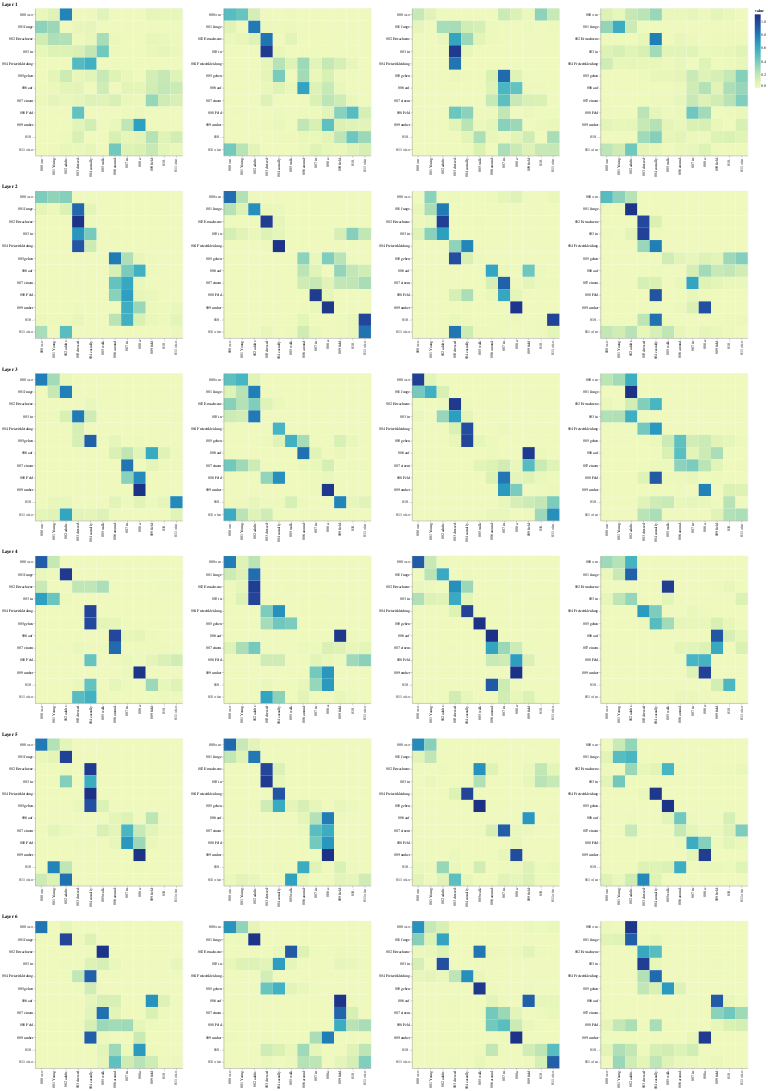

Notebook code cell kept with this figure:
### Code cell
# %% [markdown]
# ## Decoder Src Attention


# %% tags=[]
def viz_decoder_src():
    model, example_data = run_model_example(n_examples=1)
    example = example_data[len(example_data) - 1]

    layer_viz = [
        visualize_layer(
            model,
            layer,
            get_decoder_src,
            max(len(example[1]), len(example[2])),
            example[1],
            example[2],
        )
        for layer in range(6)
    ]
    return alt.hconcat(
        layer_viz[0]
        & layer_viz[1]
        & layer_viz[2]
        & layer_viz[3]
        & layer_viz[4]
        & layer_viz[5]
    )


viz_decoder_src()

### Figure 1 — Vega-Lite specification as saved in the notebook (floating-point values rounded to 4 significant figures; data arrays with more than 128 entries replaced by an {"elided": "..."} marker saying what was removed)
{"config": {"view": {"continuousWidth": 300, "continuousHeight": 300}}, "hconcat": [{"vconcat": [{"hconcat": [{"data": {"name": "data-17add083ee0e337ee8dc21faf7316bf2"}, "mark": {"type": "rect"}, "encoding": {"color": {"field": "value", "type": "quantitative"}, "tooltip": [{"field": "row", "type": "quantitative"}, {"field": "column", "type": "quantitative"}, {"field": "value", "type": "quantitative"}, {"field": "row_token", "type": "nominal"}, {"field": "col_token", "type": "nominal"}], "x": {"axis": {"title": ""}, "field": "col_token", "type": "nominal"}, "y": {"axis": {"title": ""}, "field": "row_token", "type": "nominal"}}, "height": 400, "name": "view_49", "width": 400}, {"data": {"name": "data-bae6bda1004754ece5fdcd12d287e720"}, "mark": {"type": "rect"}, "encoding": {"color": {"field": "value", "type": "quantitative"}, "tooltip": [{"field": "row", "type": "quantitative"}, {"field": "column", "type": "quantitative"}, {"field": "value", "type": "quantitative"}, {"field": "row_token", "type": "nominal"}, {"field": "col_token", "type": "nominal"}], "x": {"axis": {"title": ""}, "field": "col_token", "type": "nominal"}, "y": {"axis": {"title": ""}, "field": "row_token", "type": "nominal"}}, "height": 400, "name": "view_50", "width": 400}, {"data": {"name": "data-f7ae0d921e1e9350cdce59e994e6bee6"}, "mark": {"type": "rect"}, "encoding": {"color": {"field": "value", "type": "quantitative"}, "tooltip": [{"field": "row", "type": "quantitative"}, {"field": "column", "type": "quantitative"}, {"field": "value", "type": "quantitative"}, {"field": "row_token", "type": "nominal"}, {"field": "col_token", "type": "nominal"}], "x": {"axis": {"title": ""}, "field": "col_token", "type": "nominal"}, "y": {"axis": {"title": ""}, "field": "row_token", "type": "nominal"}}, "height": 400, "name": "view_51", "width": 400}, {"data": {"name": "data-39033fd9c54bb581c451f1adaaecaabb"}, "mark": {"type": "rect"}, "encoding": {"color": {"field": "value", "type": "quantitative"}, "tooltip": [{"field": "row", "type": "quantitative"}, {"field": "column", "type": "quantitative"}, {"field": "value", "type": "quantitative"}, {"field": "row_token", "type": "nominal"}, {"field": "col_token", "type": "nominal"}], "x": {"axis": {"title": ""}, "field": "col_token", "type": "nominal"}, "y": {"axis": {"title": ""}, "field": "row_token", "type": "nominal"}}, "height": 400, "name": "view_52", "width": 400}]}, {"vconcat": [{"hconcat": [{"data": {"name": "data-f761990f1cbd5b8880979de6aa2896c2"}, "mark": {"type": "rect"}, "encoding": {"color": {"field": "value", "type": "quantitative"}, "tooltip": [{"field": "row", "type": "quantitative"}, {"field": "column", "type": "quantitative"}, {"field": "value", "type": "quantitative"}, {"field": "row_token", "type": "nominal"}, {"field": "col_token", "type": "nominal"}], "x": {"axis": {"title": ""}, "field": "col_token", "type": "nominal"}, "y": {"axis": {"title": ""}, "field": "row_token", "type": "nominal"}}, "height": 400, "name": "view_53", "width": 400}, {"data": {"name": "data-e6cb3946948c959b031613270465f519"}, "mark": {"type": "rect"}, "encoding": {"color": {"field": "value", "type": "quantitative"}, "tooltip": [{"field": "row", "type": "quantitative"}, {"field": "column", "type": "quantitative"}, {"field": "value", "type": "quantitative"}, {"field": "row_token", "type": "nominal"}, {"field": "col_token", "type": "nominal"}], "x": {"axis": {"title": ""}, "field": "col_token", "type": "nominal"}, "y": {"axis": {"title": ""}, "field": "row_token", "type": "nominal"}}, "height": 400, "name": "view_54", "width": 400}, {"data": {"name": "data-0dd9a7afcf3cf3923b54b708f3a65c75"}, "mark": {"type": "rect"}, "encoding": {"color": {"field": "value", "type": "quantitative"}, "tooltip": [{"field": "row", "type": "quantitative"}, {"field": "column", "type": "quantitative"}, {"field": "value", "type": "quantitative"}, {"field": "row_token", "type": "nominal"}, {"field": "col_token", "type": "nominal"}], "x": {"axis": {"title": ""}, "field": "col_token", "type": "nominal"}, "y": {"axis": {"title": ""}, "field": "row_token", "type": "nominal"}}, "height": 400, "name": "view_55", "width": 400}, {"data": {"name": "data-383659c05f602dee067c57501aa481ef"}, "mark": {"type": "rect"}, "encoding": {"color": {"field": "value", "type": "quantitative"}, "tooltip": [{"field": "row", "type": "quantitative"}, {"field": "column", "type": "quantitative"}, {"field": "value", "type": "quantitative"}, {"field": "row_token", "type": "nominal"}, {"field": "col_token", "type": "nominal"}], "x": {"axis": {"title": ""}, "field": "col_token", "type": "nominal"}, "y": {"axis": {"title": ""}, "field": "row_token", "type": "nominal"}}, "height": 400, "name": "view_56", "width": 400}]}], "title": "Layer 2"}, {"vconcat": [{"hconcat": [{"data": {"name": "data-6a9af7f7daf37226372dac4dc4b5e82f"}, "mark": {"type": "rect"}, "encoding": {"color": {"field": "value", "type": "quantitative"}, "tooltip": [{"field": "row", "type": "quantitative"}, {"field": "column", "type": "quantitative"}, {"field": "value", "type": "quantitative"}, {"field": "row_token", "type": "nominal"}, {"field": "col_token", "type": "nominal"}], "x": {"axis": {"title": ""}, "field": "col_token", "type": "nominal"}, "y": {"axis": {"title": ""}, "field": "row_token", "type": "nominal"}}, "height": 400, "name": "view_57", "width": 400}, {"data": {"name": "data-e0321e466c69a1edcdc0d33da97aa59c"}, "mark": {"type": "rect"}, "encoding": {"color": {"field": "value", "type": "quantitative"}, "tooltip": [{"field": "row", "type": "quantitative"}, {"field": "column", "type": "quantitative"}, {"field": "value", "type": "quantitative"}, {"field": "row_token", "type": "nominal"}, {"field": "col_token", "type": "nominal"}], "x": {"axis": {"title": ""}, "field": "col_token", "type": "nominal"}, "y": {"axis": {"title": ""}, "field": "row_token", "type": "nominal"}}, "height": 400, "name": "view_58", "width": 400}, {"data": {"name": "data-0d5ae023ceca32712dbcdc2c3249f2a9"}, "mark": {"type": "rect"}, "encoding": {"color": {"field": "value", "type": "quantitative"}, "tooltip": [{"field": "row", "type": "quantitative"}, {"field": "column", "type": "quantitative"}, {"field": "value", "type": "quantitative"}, {"field": "row_token", "type": "nominal"}, {"field": "col_token", "type": "nominal"}], "x": {"axis": {"title": ""}, "field": "col_token", "type": "nominal"}, "y": {"axis": {"title": ""}, "field": "row_token", "type": "nominal"}}, "height": 400, "name": "view_59", "width": 400}, {"data": {"name": "data-54116e7ddb1f32711b0f560a1598df16"}, "mark": {"type": "rect"}, "encoding": {"color": {"field": "value", "type": "quantitative"}, "tooltip": [{"field": "row", "type": "quantitative"}, {"field": "column", "type": "quantitative"}, {"field": "value", "type": "quantitative"}, {"field": "row_token", "type": "nominal"}, {"field": "col_token", "type": "nominal"}], "x": {"axis": {"title": ""}, "field": "col_token", "type": "nominal"}, "y": {"axis": {"title": ""}, "field": "row_token", "type": "nominal"}}, "height": 400, "name": "view_60", "width": 400}]}], "title": "Layer 3"}, {"vconcat": [{"hconcat": [{"data": {"name": "data-5c4bc54ef136de8e8599434c65906f2a"}, "mark": {"type": "rect"}, "encoding": {"color": {"field": "value", "type": "quantitative"}, "tooltip": [{"field": "row", "type": "quantitative"}, {"field": "column", "type": "quantitative"}, {"field": "value", "type": "quantitative"}, {"field": "row_token", "type": "nominal"}, {"field": "col_token", "type": "nominal"}], "x": {"axis": {"title": ""}, "field": "col_token", "type": "nominal"}, "y": {"axis": {"title": ""}, "field": "row_token", "type": "nominal"}}, "height": 400, "name": "view_61", "width": 400}, {"data": {"name": "data-fe7a95fd307da32f14b5a056867e6931"}, "mark": {"type": "rect"}, "encoding": {"color": {"field": "value", "type": "quantitative"}, "tooltip": [{"field": "row", "type": "quantitative"}, {"field": "column", "type": "quantitative"}, {"field": "value", "type": "quantitative"}, {"field": "row_token", "type": "nominal"}, {"field": "col_token", "type": "nominal"}], "x": {"axis": {"title": ""}, "field": "col_token", "type": "nominal"}, "y": {"axis": {"title": ""}, "field": "row_token", "type": "nominal"}}, "height": 400, "name": "view_62", "width": 400}, {"data": {"name": "data-3e16f18a638f23db7ac543c1762e844e"}, "mark": {"type": "rect"}, "encoding": {"color": {"field": "value", "type": "quantitative"}, "tooltip": [{"field": "row", "type": "quantitative"}, {"field": "column", "type": "quantitative"}, {"field": "value", "type": "quantitative"}, {"field": "row_token", "type": "nominal"}, {"field": "col_token", "type": "nominal"}], "x": {"axis": {"title": ""}, "field": "col_token", "type": "nominal"}, "y": {"axis": {"title": ""}, "field": "row_token", "type": "nominal"}}, "height": 400, "name": "view_63", "width": 400}, {"data": {"name": "data-d75e9c8b940cbcfc9f59900ac0c1ef50"}, "mark": {"type": "rect"}, "encoding": {"color": {"field": "value", "type": "quantitative"}, "tooltip": [{"field": "row", "type": "quantitative"}, {"field": "column", "type": "quantitative"}, {"field": "value", "type": "quantitative"}, {"field": "row_token", "type": "nominal"}, {"field": "col_token", "type": "nominal"}], "x": {"axis": {"title": ""}, "field": "col_token", "type": "nominal"}, "y": {"axis": {"title": ""}, "field": "row_token", "type": "nominal"}}, "height": 400, "name": "view_64", "width": 400}]}], "title": "Layer 4"}, {"vconcat": [{"hconcat": [{"data": {"name": "data-7b0aaa8c8e1e524bc7be539e5909e921"}, "mark": {"type": "rect"}, "encoding": {"color": {"field": "value", "type": "quantitative"}, "tooltip": [{"field": "row", "type": "quantitative"}, {"field": "column", "type": "quantitative"}, {"field": "value", "type": "quantitative"}, {"field": "row_token", "type": "nominal"}, {"field": "col_token", "type": "nominal"}], "x": {"axis": {"title": ""}, "field": "col_token", "type": "nominal"}, "y": {"axis": {"title": ""}, "field": "row_token", "type": "nominal"}}, "height": 400, "name": "view_65", "width": 400}, {"data": {"name": "data-0577f4d139e4e495f02900c71cf5d91a"}, "mark": {"type": "rect"}, "encoding": {"color": {"field": "value", "type": "quantitative"}, "tooltip": [{"field": "row", "type": "quantitative"}, {"field": "column", "type": "quantitative"}, {"field": "value", "type": "quantitative"}, {"field": "row_token", "type": "nominal"}, {"field": "col_token", "type": "nominal"}], "x": {"axis": {"title": ""}, "field": "col_token", "type": "nominal"}, "y": {"axis": {"title": ""}, "field": "row_token", "type": "nominal"}}, "height": 400, "name": "view_66", "width": 400}, {"data": {"name": "data-247c35fdbfc61bbc0ca830807a9dfff9"}, "mark": {"type": "rect"}, "encoding": {"color": {"field": "value", "type": "quantitative"}, "tooltip": [{"field": "row", "type": "quantitative"}, {"field": "column", "type": "quantitative"}, {"field": "value", "type": "quantitative"}, {"field": "row_token", "type": "nominal"}, {"field": "col_token", "type": "nominal"}], "x": {"axis": {"title": ""}, "field": "col_token", "type": "nominal"}, "y": {"axis": {"title": ""}, "field": "row_token", "type": "nominal"}}, "height": 400, "name": "view_67", "width": 400}, {"data": {"name": "data-43adaf6512b4e6404b547a2da158c16d"}, "mark": {"type": "rect"}, "encoding": {"color": {"field": "value", "type": "quantitative"}, "tooltip": [{"field": "row", "type": "quantitative"}, {"field": "column", "type": "quantitative"}, {"field": "value", "type": "quantitative"}, {"field": "row_token", "type": "nominal"}, {"field": "col_token", "type": "nominal"}], "x": {"axis": {"title": ""}, "field": "col_token", "type": "nominal"}, "y": {"axis": {"title": ""}, "field": "row_token", "type": "nominal"}}, "height": 400, "name": "view_68", "width": 400}]}], "title": "Layer 5"}, {"vconcat": [{"hconcat": [{"data": {"name": "data-f4e9523450af30ca7a0564c7d741824e"}, "mark": {"type": "rect"}, "encoding": {"color": {"field": "value", "type": "quantitative"}, "tooltip": [{"field": "row", "type": "quantitative"}, {"field": "column", "type": "quantitative"}, {"field": "value", "type": "quantitative"}, {"field": "row_token", "type": "nominal"}, {"field": "col_token", "type": "nominal"}], "x": {"axis": {"title": ""}, "field": "col_token", "type": "nominal"}, "y": {"axis": {"title": ""}, "field": "row_token", "type": "nominal"}}, "height": 400, "name": "view_69", "width": 400}, {"data": {"name": "data-7e7bd5eb72bd91f49f96eeca1f3d6c95"}, "mark": {"type": "rect"}, "encoding": {"color": {"field": "value", "type": "quantitative"}, "tooltip": [{"field": "row", "type": "quantitative"}, {"field": "column", "type": "quantitative"}, {"field": "value", "type": "quantitative"}, {"field": "row_token", "type": "nominal"}, {"field": "col_token", "type": "nominal"}], "x": {"axis": {"title": ""}, "field": "col_token", "type": "nominal"}, "y": {"axis": {"title": ""}, "field": "row_token", "type": "nominal"}}, "height": 400, "name": "view_70", "width": 400}, {"data": {"name": "data-c4472f2e4d1ca298faca721a5c7ad769"}, "mark": {"type": "rect"}, "encoding": {"color": {"field": "value", "type": "quantitative"}, "tooltip": [{"field": "row", "type": "quantitative"}, {"field": "column", "type": "quantitative"}, {"field": "value", "type": "quantitative"}, {"field": "row_token", "type": "nominal"}, {"field": "col_token", "type": "nominal"}], "x": {"axis": {"title": ""}, "field": "col_token", "type": "nominal"}, "y": {"axis": {"title": ""}, "field": "row_token", "type": "nominal"}}, "height": 400, "name": "view_71", "width": 400}, {"data": {"name": "data-7222758d117238bc02ccf6179d6e708f"}, "mark": {"type": "rect"}, "encoding": {"color": {"field": "value", "type": "quantitative"}, "tooltip": [{"field": "row", "type": "quantitative"}, {"field": "column", "type": "quantitative"}, {"field": "value", "type": "quantitative"}, {"field": "row_token", "type": "nominal"}, {"field": "col_token", "type": "nominal"}], "x": {"axis": {"title": ""}, "field": "col_token", "type": "nominal"}, "y": {"axis": {"title": ""}, "field": "row_token", "type": "nominal"}}, "height": 400, "name": "view_72", "width": 400}]}], "title": "Layer 6"}], "title": "Layer 1"}], "params": [{"name": "param_98", "select": {"type": "interval", "encodings": ["x", "y"]}, "bind": "scales", "views": ["view_49"]}, {"name": "param_100", "select": {"type": "interval", "encodings": ["x", "y"]}, "bind": "scales", "views": ["view_50"]}, {"name": "param_102", "select": {"type": "interval", "encodings": ["x", "y"]}, "bind": "scales", "views": ["view_51"]}, {"name": "param_104", "select": {"type": "interval", "encodings": ["x", "y"]}, "bind": "scales", "views": ["view_52"]}, {"name": "param_106", "select": {"type": "interval", "encodings": ["x", "y"]}, "bind": "scales", "views": ["view_53"]}, {"name": "param_108", "select": {"type": "interval", "encodings": ["x", "y"]}, "bind": "scales", "views": ["view_54"]}, {"name": "param_110", "select": {"type": "interval", "encodings": ["x", "y"]}, "bind": "scales", "views": ["view_55"]}, {"name": "param_112", "select": {"type": "interval", "encodings": ["x", "y"]}, "bind": "scales", "views": ["view_56"]}, {"name": "param_114", "select": {"type": "interval", "encodings": ["x", "y"]}, "bind": "scales", "views": ["view_57"]}, {"name": "param_116", "select": {"type": "interval", "encodings": ["x", "y"]}, "bind": "scales", "views": ["view_58"]}, {"name": "param_118", "select": {"type": "interval", "encodings": ["x", "y"]}, "bind": "scales", "views": ["view_59"]}, {"name": "param_120", "select": {"type": "interval", "encodings": ["x", "y"]}, "bind": "scales", "views": ["view_60"]}, {"name": "param_122", "select": {"type": "interval", "encodings": ["x", "y"]}, "bind": "scales", "views": ["view_61"]}, {"name": "param_124", "select": {"type": "interval", "encodings": ["x", "y"]}, "bind": "scales", "views": ["view_62"]}, {"name": "param_126", "select": {"type": "interval", "encodings": ["x", "y"]}, "bind": "scales", "views": ["view_63"]}, {"name": "param_128", "select": {"type": "interval", "encodings": ["x", "y"]}, "bind": "scales", "views": ["view_64"]}, {"name": "param_130", "select": {"type": "interval", "encodings": ["x", "y"]}, "bind": "scales", "views": ["view_65"]}, {"name": "param_132", "select": {"type": "interval", "encodings": ["x", "y"]}, "bind": "scales", "views": ["view_66"]}, {"name": "param_134", "select": {"type": "interval", "encodings": ["x", "y"]}, "bind": "scales", "views": ["view_67"]}, {"name": "param_136", "select": {"type": "interval", "encodings": ["x", "y"]}, "bind": "scales", "views": ["view_68"]}, {"name": "param_138", "select": {"type": "interval", "encodings": ["x", "y"]}, "bind": "scales", "views": ["view_69"]}, {"name": "param_140", "select": {"type": "interval", "encodings": ["x", "y"]}, "bind": "scales", "views": ["view_70"]}, {"name": "param_142", "select": {"type": "interval", "encodings": ["x", "y"]}, "bind": "scales", "views": ["view_71"]}, {"name": "param_144", "select": {"type": "interval", "encodings": ["x", "y"]}, "bind": "scales", "views": ["view_72"]}], "$schema": "https://vega.github.io/schema/vega-lite/v5.16.3.json", "datasets": {"data-17add083ee0e337ee8dc21faf7316bf2": {"elided": "144 records"}, "data-bae6bda1004754ece5fdcd12d287e720": {"elided": "144 records"}, "data-f7ae0d921e1e9350cdce59e994e6bee6": {"elided": "144 records"}, "data-39033fd9c54bb581c451f1adaaecaabb": {"elided": "144 records"}, "data-f761990f1cbd5b8880979de6aa2896c2": {"elided": "144 records"}, "data-e6cb3946948c959b031613270465f519": {"elided": "144 records"}, "data-0dd9a7afcf3cf3923b54b708f3a65c75": {"elided": "144 records"}, "data-383659c05f602dee067c57501aa481ef": {"elided": "144 records"}, "data-6a9af7f7daf37226372dac4dc4b5e82f": {"elided": "144 records"}, "data-e0321e466c69a1edcdc0d33da97aa59c": {"elided": "144 records"}, "data-0d5ae023ceca32712dbcdc2c3249f2a9": {"elided": "144 records"}, "data-54116e7ddb1f32711b0f560a1598df16": {"elided": "144 records"}, "data-5c4bc54ef136de8e8599434c65906f2a": {"elided": "144 records"}, "data-fe7a95fd307da32f14b5a056867e6931": {"elided": "144 records"}, "data-3e16f18a638f23db7ac543c1762e844e": {"elided": "144 records"}, "data-d75e9c8b940cbcfc9f59900ac0c1ef50": {"elided": "144 records"}, "data-7b0aaa8c8e1e524bc7be539e5909e921": {"elided": "144 records"}, "data-0577f4d139e4e495f02900c71cf5d91a": {"elided": "144 records"}, "data-247c35fdbfc61bbc0ca830807a9dfff9": {"elided": "144 records"}, "data-43adaf6512b4e6404b547a2da158c16d": {"elided": "144 records"}, "data-f4e9523450af30ca7a0564c7d741824e": {"elided": "144 records"}, "data-7e7bd5eb72bd91f49f96eeca1f3d6c95": {"elided": "144 records"}, "data-c4472f2e4d1ca298faca721a5c7ad769": {"elided": "144 records"}, "data-7222758d117238bc02ccf6179d6e708f": {"elided": "144 records"}}}
